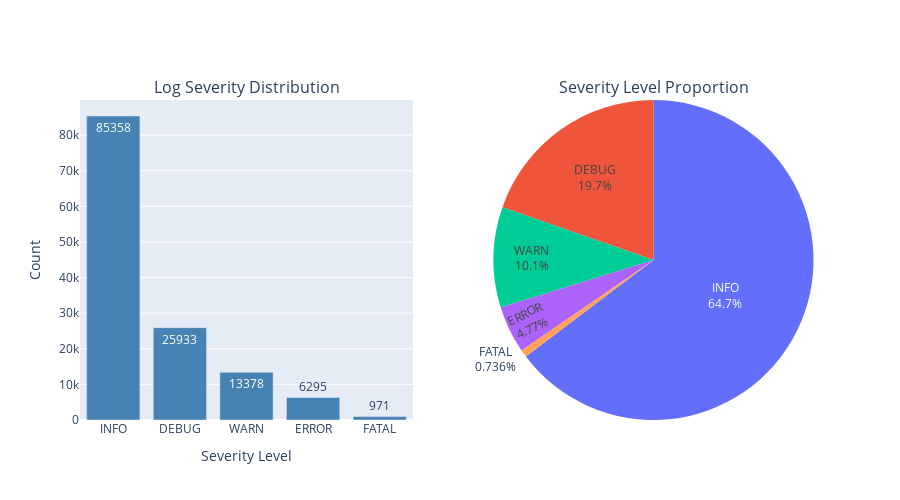

Notebook cell for this chart:
### Code cell
fig = make_subplots(
    rows=1, cols=2,
    subplot_titles=('Log Severity Distribution', 'Severity Level Proportion'),
    specs=[[{'type': 'bar'}, {'type': 'pie'}]]
)

# Bar chart.
fig.add_trace(
    go.Bar(
        x=severity_counts.index,
        y=severity_counts.values,
        marker_color='steelblue',
        text=severity_counts.values,
        textposition='auto'
    ),
    row=1, col=1
)

# Pie chart.
fig.add_trace(
    go.Pie(
        labels=severity_counts.index,
        values=severity_counts.values,
        textinfo='label+percent'
    ),
    row=1, col=2
)

fig.update_xaxes(title_text='Severity Level', row=1, col=1)
fig.update_yaxes(title_text='Count', row=1, col=1)
fig.update_layout(height=500, showlegend=False)
fig.show()

### Figure 1 — Plotly figure (JSON) as saved in the notebook; plotly's stock layout.template omitted (floating-point values rounded to 4 significant figures)
{"data": [{"marker": {"color": "steelblue"}, "text": [85360.0, 25930.0, 13380.0, 6295.0, 971.0], "textposition": "auto", "type": "bar", "x": ["INFO", "DEBUG", "WARN", "ERROR", "FATAL"], "xaxis": "x", "y": [85358, 25933, 13378, 6295, 971], "yaxis": "y"}, {"domain": {"x": [0.55, 1], "y": [0, 1]}, "labels": ["INFO", "DEBUG", "WARN", "ERROR", "FATAL"], "textinfo": "label+percent", "type": "pie", "values": [85358, 25933, 13378, 6295, 971]}], "layout": {"annotations": [{"font": {"size": 16}, "showarrow": false, "text": "Log Severity Distribution", "x": 0.225, "xanchor": "center", "xref": "paper", "y": 1, "yanchor": "bottom", "yref": "paper"}, {"font": {"size": 16}, "showarrow": false, "text": "Severity Level Proportion", "x": 0.775, "xanchor": "center", "xref": "paper", "y": 1, "yanchor": "bottom", "yref": "paper"}], "height": 500, "showlegend": false, "xaxis": {"anchor": "y", "domain": [0, 0.45], "title": {"text": "Severity Level"}}, "yaxis": {"anchor": "x", "domain": [0, 1], "title": {"text": "Count"}}}}
